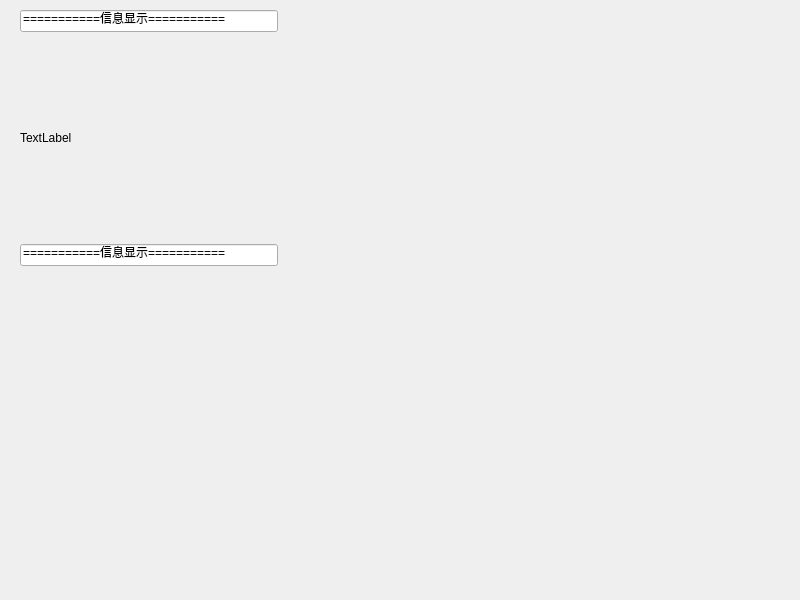
<?xml version="1.0" encoding="UTF-8"?>
<ui version="4.0">
 <class>Widget</class>
 <widget class="QWidget" name="Widget">
  <property name="geometry">
   <rect>
    <x>0</x>
    <y>0</y>
    <width>800</width>
    <height>600</height>
   </rect>
  </property>
  <property name="windowTitle">
   <string>Widget</string>
  </property>
  <widget class="QWidget" name="layoutWidget">
   <property name="geometry">
    <rect>
     <x>20</x>
     <y>10</y>
     <width>258</width>
     <height>256</height>
    </rect>
   </property>
   <layout class="QVBoxLayout" name="verticalLayout">
    <property name="spacing">
     <number>0</number>
    </property>
    <item>
     <widget class="QLineEdit" name="lineEdit">
      <property name="text">
       <string>===========信息显示===========</string>
      </property>
     </widget>
    </item>
    <item>
     <widget class="QLabel" name="label">
      <property name="text">
       <string>TextLabel</string>
      </property>
     </widget>
    </item>
    <item>
     <widget class="QLineEdit" name="lineEdit_2">
      <property name="text">
       <string>===========信息显示===========</string>
      </property>
     </widget>
    </item>
   </layout>
  </widget>
 </widget>
 <resources/>
 <connections/>
</ui>
